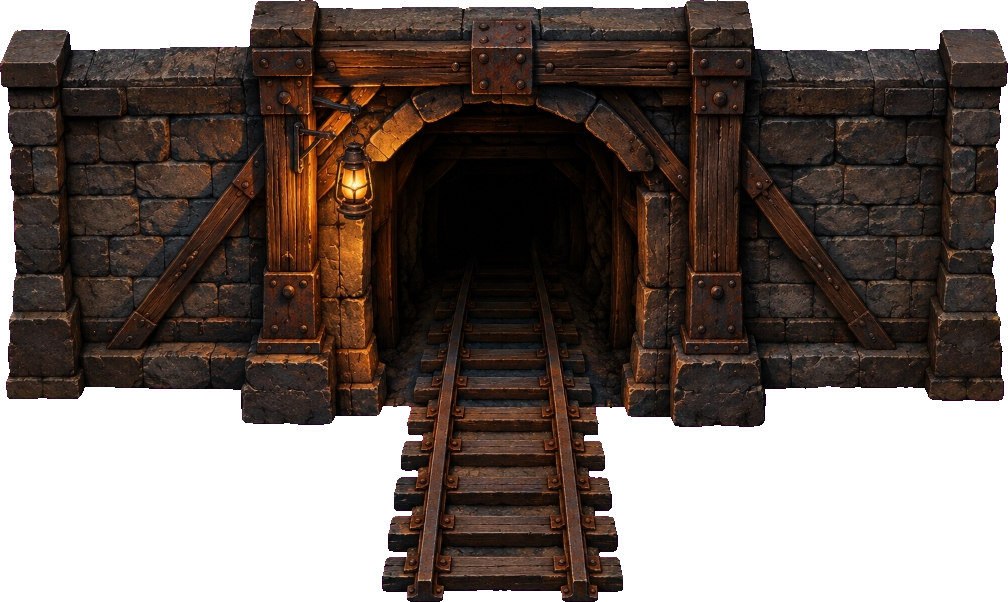
#> input picture fundo_ferro_standalone/assets/rails/boca_tunel_v2.png, 1008 x 602 px, found by its file name
$ python check_tunel_bounds.py
#> lines starting #> are read from the running program, lines starting #| are printed output that depends on the picture; after the words box and inside, x2 and y2 are one past the last pixel; in counts of white or black regions, pixels touching at a corner belong together
from PIL import Image
import numpy as np

img = Image.open('fundo_ferro_standalone/assets/rails/boca_tunel_v2.png')
#> img is the input picture: PIL image 1008x602 RGBA; mean R, G, B, A 81.1, 24.9, 66.1, 174.1
w, h = img.size
#> w = 1008; h = 602
print(f"boca_tunel_v2 tamanho: {w} x {h}")
#| boca_tunel_v2 tamanho: 1008 x 602

scale = 0.422378
pos_x = -188.94
pos_y = 116.86

world_w = w * scale
#> world_w = 425.8
world_h = h * scale
#> world_h = 254.3
print(f"Tamanho no mundo: {world_w:.2f} x {world_h:.2f}")
#| Tamanho no mundo: 425.76 x 254.27

top_y = pos_y - world_h / 2
#> top_y = -10.28
bottom_y = pos_y + world_h / 2
#> bottom_y = 244
print(f"Y topo no mundo: {top_y:.2f} px")
#| Y topo no mundo: -10.28 px
print(f"Y base no mundo: {bottom_y:.2f} px")
#| Y base no mundo: 244.00 px

# Analisar onde estão os pixels não-transparentes na base da imagem
arr = np.array(img)
alpha = arr[:, :, 3]
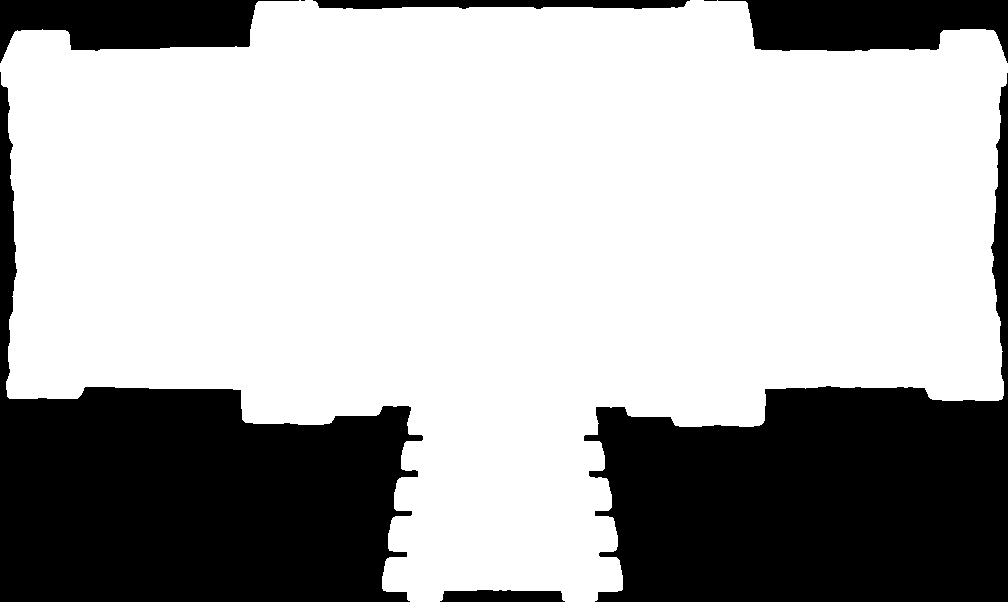
#> alpha: shape (602, 1008); 68.3% white; 8 black regions (2 under 20 px), largest, box (x1, y1, x2, y2) and area: (0, 72, 423, 602) 82778, (584, 73, 1008, 602) 82597, (718, 0, 1008, 63) 11675, (0, 0, 299, 63) 11196, (313, 0, 690, 9) 2816, (440, 590, 565, 602) 1335
opaque_rows = np.where(np.any(alpha > 20, axis=1))[0]
#> opaque_rows = 602 values from 0 to 601
first_row = opaque_rows[0]
#> first_row = 0
last_row = opaque_rows[-1]
#> last_row = 601
print(f"Primeira linha opaca na textura: {first_row}, Última linha opaca: {last_row} (de {h})")
#| Primeira linha opaca na textura: 0, Última linha opaca: 601 (de 602)

# A base do sprite está em y = last_row.
# O centro do sprite na textura é (w/2, h/2) = (504, 301).
# A coordenada Y no mundo da última linha opaca é:
base_y_world = pos_y + (last_row - h / 2) * scale
#> base_y_world = 243.6
print(f"Y da base opaca do túnel no mundo: {base_y_world:.2f} px")
#| Y da base opaca do túnel no mundo: 243.57 px

# E onde a Estação V2 começa?
estacao_top_y = 244.00
gap = estacao_top_y - base_y_world
#> gap = 0.427
print(f"GAP entre túnel e estação: {gap:.2f} px")
#| GAP entre túnel e estação: 0.43 px

$ run again, with fundo_ferro_standalone/assets/rails/carrinho_cheio_v1.png copied over fundo_ferro_standalone/assets/rails/boca_tunel_v2.png
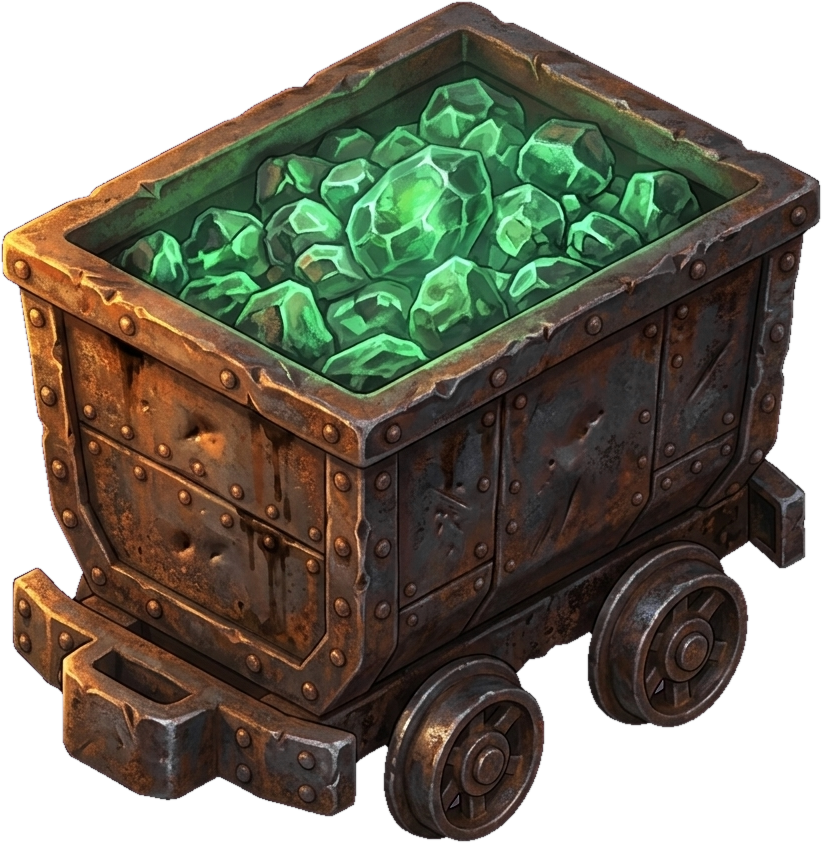
#> input picture fundo_ferro_standalone/assets/rails/carrinho_cheio_v1.png, 822 x 843 px, found by its file name
#> img is the input picture: PIL image 822x843 RGBA; mean R, G, B, A 69.9, 64.3, 52.9, 182.9
#| boca_tunel_v2 tamanho: 822 x 843
#| Tamanho no mundo: 347.19 x 356.06
#| Y topo no mundo: -61.17 px
#| Y base no mundo: 294.89 px
#> `alpha = arr[:, :, 3]`:
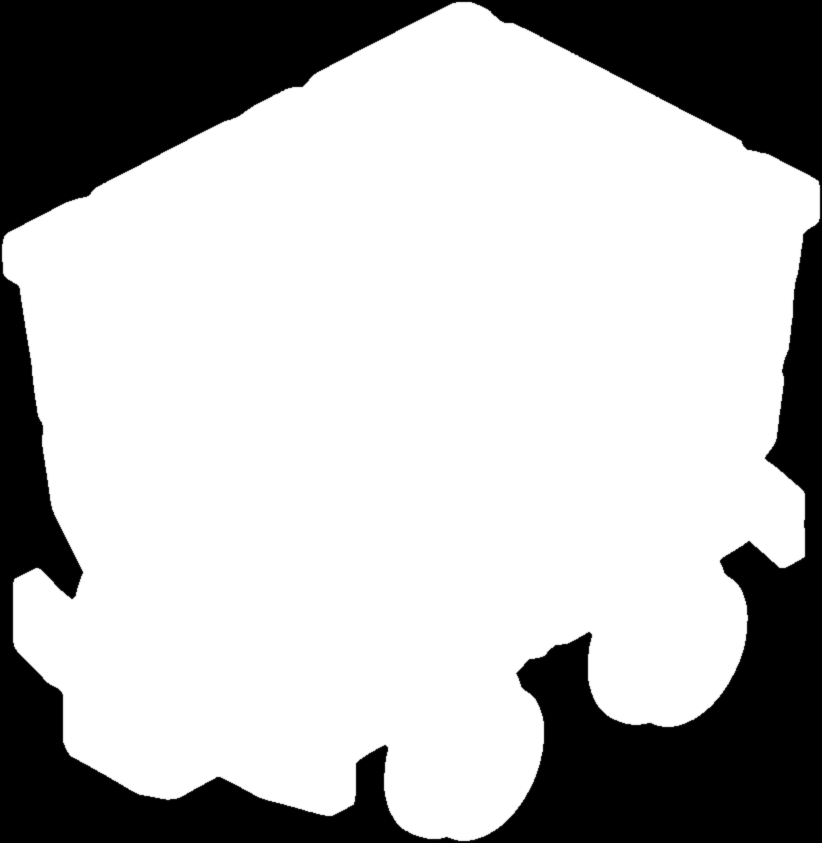
#> alpha: shape (843, 822); min 0, max 255, mean 182.9
#> opaque_rows = 841 values from 1 to 841
#> first_row = 1
#> last_row = 841
#| Primeira linha opaca na textura: 1, Última linha opaca: 841 (de 843)
#> base_y_world = 294
#| Y da base opaca do túnel no mundo: 294.05 px
#> gap = -50.05
#| GAP entre túnel e estação: -50.05 px

$ run again, with fundo_ferro_standalone/assets/rails/carrinho_mina_vertical_v1.png copied over fundo_ferro_standalone/assets/rails/boca_tunel_v2.png
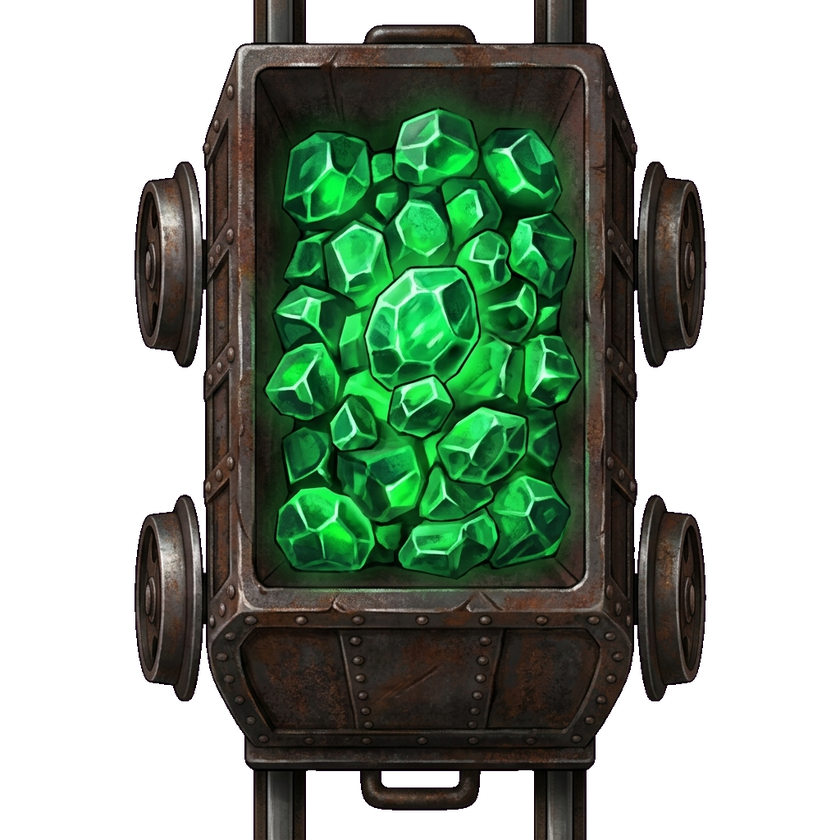
#> input picture fundo_ferro_standalone/assets/rails/carrinho_mina_vertical_v1.png, 840 x 840 px, shrunk from 1024 x 1024 before the run, found by its file name
#> img is the input picture: PIL image 840x840 RGBA; mean R, G, B, A 22.8, 39.1, 23.6, 132.6
#| boca_tunel_v2 tamanho: 840 x 840
#| Tamanho no mundo: 354.80 x 354.80
#| Y topo no mundo: -60.54 px
#| Y base no mundo: 294.26 px
#> `alpha = arr[:, :, 3]`:
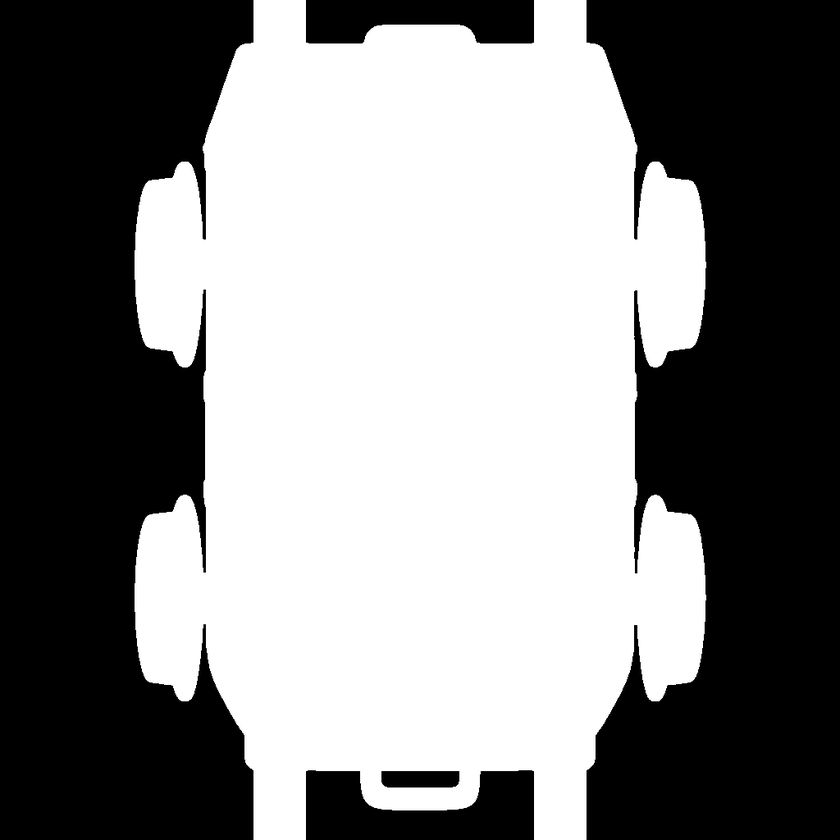
#> alpha: shape (840, 840); min 0, max 255, mean 132.6
#> opaque_rows = 840 values from 0 to 839
#> first_row = 0
#> last_row = 839
#| Primeira linha opaca na textura: 0, Última linha opaca: 839 (de 840)
#> base_y_world = 293.8
#| Y da base opaca do túnel no mundo: 293.84 px
#> gap = -49.84
#| GAP entre túnel e estação: -49.84 px
